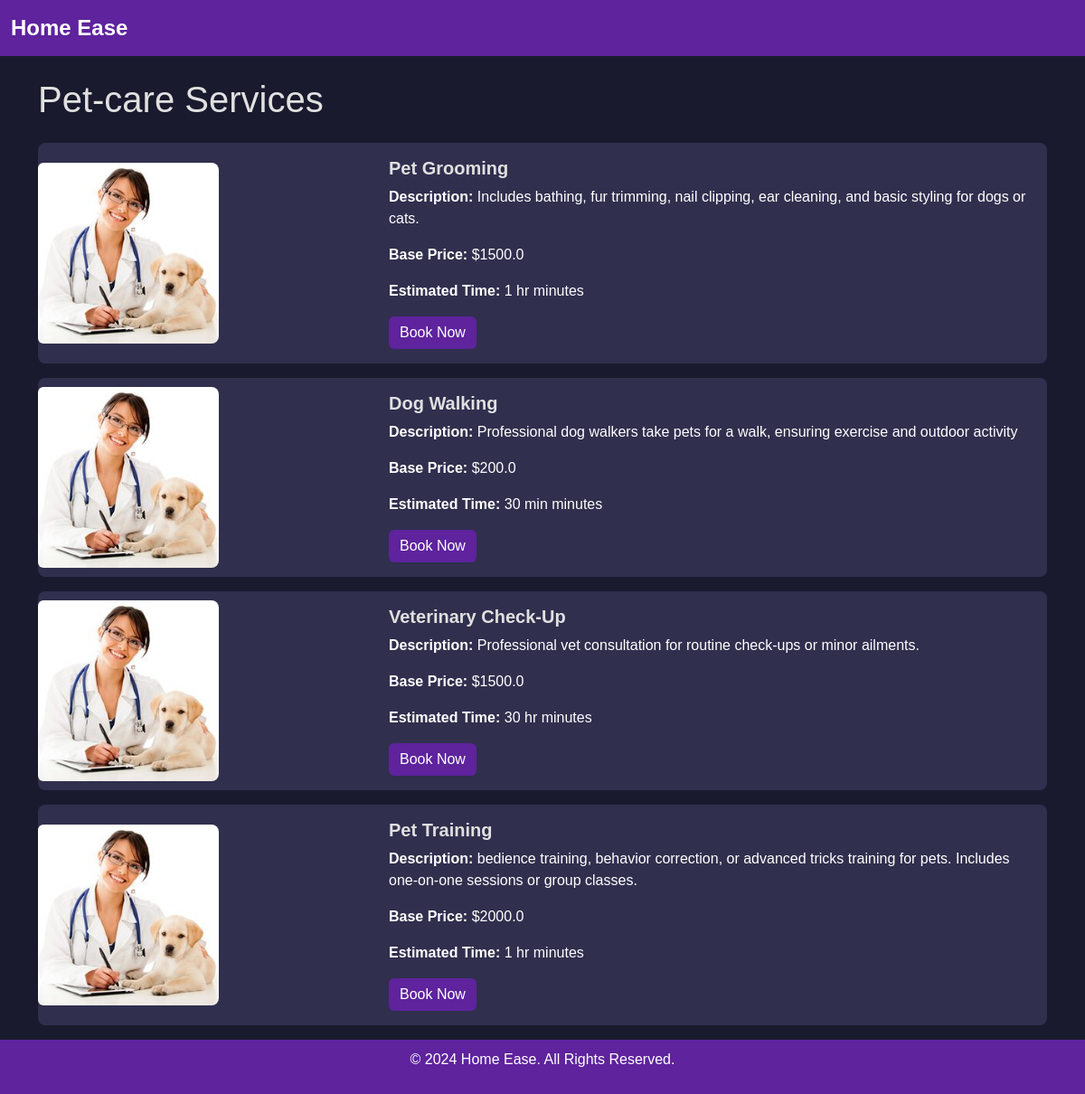
Screenshot of /pet_care_services with the database file from the repository.
### app.py (models this page shows)
class Service(db.Model):
    id = db.Column(db.Integer, primary_key=True)
    name = db.Column(db.String(100), unique=True, nullable=False)
    type_of_service = db.Column(db.String(50), nullable=False)
    base_price = db.Column(db.Float, nullable=False)
    description = db.Column(db.Text)
    time_required = db.Column(db.Integer)  # Time in minutes
    created_at = db.Column(db.DateTime, default=datetime.utcnow)
    professionals = db.relationship('ProfessionalDetails', back_populates='service')
    service_requests = db.relationship('ServiceRequest', back_populates='service')

### app.py (the view)
@app.route('/pet_care_services')
def pet_care_services():
    pet_care_services = Service.query.filter_by(type_of_service="pet-care services").all()
    return render_template('pet-care_services.html', services=pet_care_services)

### templates/pet-care_services.html (shortened to what this page needs)
<!doctype html>
<html lang="en">
<head>
    <link href="https://cdn.jsdelivr.net/npm/bootstrap@5.3.3/dist/css/bootstrap.min.css" rel="stylesheet">
    <link rel="stylesheet" href="/static/css/styles.css">
</head>
<body>
    <nav class="navbar navbar-expand-lg navbar-light bg-light">
        <div class="container-fluid">
            <a class="navbar-brand" href="/">Home Ease</a>
        </div>
    </nav>
    <div class="container mt-4">
        <h1 class="mb-4">Pet-care Services</h1>
        {% for service in services %}
        <div class="card mb-3">
            <div class="row g-0 align-items-center">
                <div class="col-md-4">
                    <img src="static\images\default_pet-care.jpg"
                         class="img-fluid rounded-start"
                         alt="{{ service.name }}">
                </div>
                <div class="col-md-8">
                    <div class="card-body">
                        <h5 class="card-title">{{ service.name }}</h5>
                        <p class="card-text"><strong>Description:</strong> {{ service.description }}</p>
                        <p class="card-text"><strong>Base Price:</strong> ${{ service.base_price }}</p>
                        <p class="card-text"><strong>Estimated Time:</strong> {{ service.time_required }} minutes</p>
                        <form action="/book_service" method="post" class="mt-3">
                            <button type="submit" class="btn btn-success">Book Now</button>
                        </form>
                    </div>
                </div>
            </div>
        </div>
        {% endfor %}
    </div>
    <footer>
        <p>&copy; 2024 Home Ease. All Rights Reserved.</p>
    </footer>
</body>
</html>

### static/css/styles.css (style rules this page uses)
body { font-family: 'Arial', sans-serif; background-color: #1a1a2e; color: #e0e0e0; margin: 0; padding: 0; }
img { width: 200px; height: 200px; object-fit: cover; border-radius: 8px; }
.navbar { background-color: #5e239d !important; }
.navbar-brand { font-size: 1.5rem; font-weight: bold; color: #fff !important; }
.card { background-color: #302f4e; color: #fff; border: none; transition: transform 0.2s ease, box-shadow 0.3s ease; border-radius: 8px; overflow: hidden; }
.card img { border-radius: 8px; transition: transform 0.3s ease; }
.card-title { color: #e0e0e0; font-weight: bold; }
.card .btn { background-color: #5e239d; color: #fff; border: none; transition: background-color 0.3s ease; }
footer { background-color: #5e239d; color: #fff; padding: 10px 0; text-align: center; }

### rows the page displays
Service: name "Pet Grooming", description "Includes bathing, fur trimming, nail clipping, ear cleaning, and basic styling for dogs or cats.", base_price "1500.0", time_required "1 hr"
Service: name "Dog Walking", description "Professional dog walkers take pets for a walk, ensuring exercise and outdoor activity", base_price "200.0", time_required "30 min"
Service: name "Veterinary Check-Up", description "Professional vet consultation for routine check-ups or minor ailments.", base_price "1500.0", time_required "30 hr"
Service: name "Pet Training", description "bedience training, behavior correction, or advanced tricks training for pets. Includes one-on-one sessions or group classes.", base_price "2000.0", time_required "1 hr"
